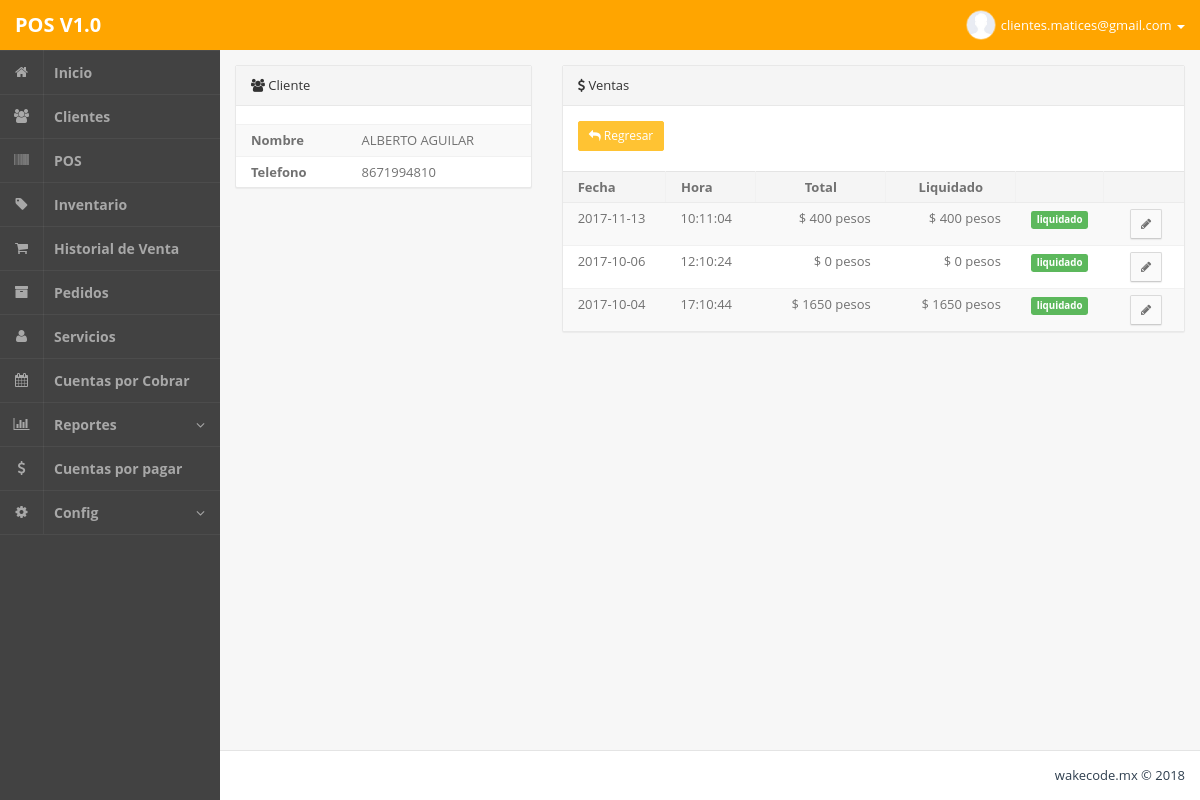
Page /admin.php?m=clientePagos&id=599 (signed in) on the committed database.
### tables this page shows
CREATE TABLE IF NOT EXISTS `clientes` (
  `idclientes` int(255) NOT NULL,
  `fecharegistro` date NOT NULL,
  `nombre` varchar(200) NOT NULL,
  `correo` varchar(100) NOT NULL,
  `domicilio` text NOT NULL,
  `colonia` varchar(50) NOT NULL,
  `codigopostal` varchar(20) NOT NULL,
  `telefono` varchar(20) NOT NULL,
  `celular` varchar(20) NOT NULL,
  `rfc` varchar(100) NOT NULL,
  `contacto` varchar(100) NOT NULL,
  `estado` varchar(100) NOT NULL,
  `pais` varchar(100) NOT NULL,
  `comentarios` text NOT NULL
);

CREATE TABLE IF NOT EXISTS `ventas` (
  `idventas` int(255) NOT NULL,
  `fecha` date NOT NULL,
  `hora` varchar(100) NOT NULL,
  `idcliente` int(255) NOT NULL,
  `idusuario` int(255) NOT NULL,
  `descuento` varchar(100) NOT NULL,
  `estatus` varchar(100) NOT NULL
);

### php/clientePagos.php (the view, shortened to what this page needs)
<?php
$id   = mysql_real_escape_string($_GET['id']);
$data = mysql_fetch_object(mysql_query("SELECT * FROM clientes WHERE idclientes='".$id."' LIMIT 1"));
?>
<div class="row">
	<div class="col-sm-12 col-md-4">
		<section class="panel panel-default pos-rlt clearfix">
			<header class="panel-heading"> <i class="fa fa-users"></i> Cliente</header>
			<br>
			<div class="table-responsive">
				<table class="table table-striped b-t b-light">
					<tr>
						<th>Nombre</th>
						<td><?php echo $data->nombre; ?></td>
					</tr>
<?php
				if (!empty($data->telefono)){
?>
					<tr>
						<th>Telefono</th>
						<td><?php echo $data->telefono; ?></td>
					</tr>
<?php
				}
?>
				</table>
			</div>
		</section>
	</div>
	<div class="col-sm-12 col-md-8">
		<section class="panel panel-default pos-rlt clearfix">
			<header class="panel-heading"> <i class="fa fa-usd"></i> Ventas</header>
			<div class="row wrapper">
				<div class="col-md-12 m-b-xs">
					<a href="admin.php?m=clientes" class="btn btn-sm btn-warning"><i class="fa fa-reply"></i> Regresar</a> &nbsp;&nbsp;&nbsp;
				</div>
			</div>
			<div class="table-responsive">
				<table class="table table-striped b-t b-light">
					<thead>
						<tr>
							<th width="120">Fecha</th>
							<th width="120">Hora</th>
							<th width="200" class="text-center">Total</th>
							<th width="200" class="text-center">Liquidado</th>
							<th></th>
							<th width="120"></th>
						</tr>
					</thead>
					<tbody>
		<?php
					$consulta  = mysql_query("SELECT
						ventas.*,
						(SELECT SUM(total) FROM ventas_articulos WHERE idventa=ventas.idventas) as total,
						(SELECT SUM(cantidad) FROM ventas_pagos WHERE idventa=ventas.idventas) as liquidado
						FROM ventas
						WHERE idcliente='".$id."' ORDER BY fecha DESC");
					while($q = mysql_fetch_object($consulta)){
						$descuento = ($q->descuento / 100) * $q->total;
						$total = ($q->total - $descuento);
						if ($q->liquidado >= $total){
							$estado = '<label class="label label-success"> liquidado</label>';
						} else {
							$estado = '<label class="label label-warning"> pendiente</label>';
						}
		?>
						<tr>
							<td><?php echo $q->fecha; ?></td>
							<td><?php echo $q->hora; ?></td>
							<td class="text-right">$ <?php echo $total; ?> pesos</td>
							<td class="text-right">$ <?php echo $q->liquidado; ?> pesos</td>
							<td class="text-center"><?php echo $estado; ?></td>
							<td class="text-right">
								<a href="admin.php?m=pventaEditar&id=<?php echo $q->idventas; ?>" class="btn btn-sm btn-default"> <i class="fa fa-pencil"></i> </a> &nbsp;
							</td>
						</tr>
		<?php
					}
		?>
					</tbody>
				</table>
			</div>
		</section>
	</div>
</div>

### admin.php (style rules this page uses)
td,th { white-space: nowrap; }
.table-responsive { width: 100%; margin-bottom: 15px; overflow-x: auto; overflow-y: hidden; }

### rows in the picture
clientes: nombre "ALBERTO AGUILAR", telefono "8671994810"
ventas: fecha "2017-11-13", hora "10:11:04", total "400", liquidado "400", descuento "liquidado"
ventas: fecha "2017-10-06", hora "12:10:24", total "0", liquidado "0", descuento "liquidado"
ventas: fecha "2017-10-04", hora "17:10:44", total "1650", liquidado "1650", descuento "liquidado"

### other values in the picture
$_SESSION['userNm'] "clientes.matices@gmail.com"
